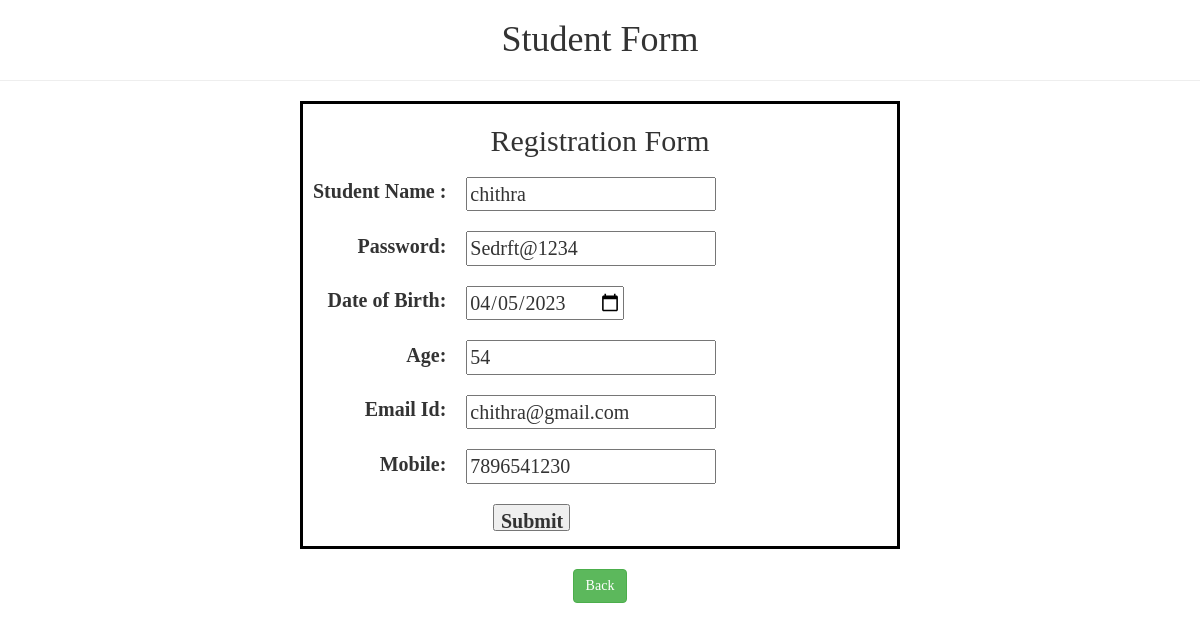
/edit.php?id=5, run on the app's committed database.
### tables this page shows
CREATE TABLE `student_info` (
  `id` int(11) NOT NULL,
  `stud_name` varchar(200) NOT NULL,
  `password` varchar(200) NOT NULL,
  `dob` varchar(200) NOT NULL,
  `age` varchar(200) NOT NULL,
  `email` varchar(200) NOT NULL,
  `mobile` varchar(200) NOT NULL
);

### edit.php (the view, shortened to what this page needs)
<?php
include ('db.php');
$id=$_GET['id'];
?>
<!DOCTYPE html>
<html lang="en">
<head>
    <link rel="stylesheet" href="https://maxcdn.bootstrapcdn.com/bootstrap/3.4.1/css/bootstrap.min.css">
</head>
<body>
<center><h1>Student Form</h1></center>
    <hr>
<?php
      $select = mysqli_query($conn, "SELECT * FROM `student_info` WHERE id='$id' ") or die('query failed');
      if(mysqli_num_rows($select) > 0){
         $fetch = mysqli_fetch_assoc($select);
      }
   ?>
    <form method="post" action="" name="reg_form"  onsubmit="return validate()">
        <h2>Registration Form</h2>
        <table>
            <tr>
                <td><label>Student Name : </label></td>
                <td>
                    <input type="text" name="fname" value="<?php echo $fetch['stud_name']; ?>" placeholder="Enter your Name">
                </td>
            </tr>
            <tr>
                <td><label>Password: </label></td>
                <td>
                    <input type="text" size="32" name="pass" value="<?php echo $fetch['password']; ?>" id="pass"  placeholder="Ender your  digit password"pattern="^(?=.*[a-z])(?=.*[A-Z])(?=.*[0-9])(?=.*[!@#$%^&*_=+-]).{8,16}$">
                </td>
            </tr>
             <tr>
                <td><label>Date of Birth: </label></td>
                <td>
                   <input type="date" id="dob" value="<?php echo $fetch['dob']; ?>" name="dob">
                </td>
            </tr>
            <tr>
                <td><label>Age: </label></td>
                <td>
                <input type="text" name="age" value="<?php echo $fetch['age']; ?>" id="age"  placeholder="Enter your Age">
                </td>
            </tr>
            <tr>
                <td><label>Email Id: </label></td>
                <td>
                    <input type="text" name="email" value="<?php echo $fetch['email']; ?>" id="email" placeholder="example@gmail.com">
                </td>
            </tr>
            <tr>
                <td><label>Mobile: </label></td>
                <td>
                    <input type="text" value="<?php echo $fetch['mobile']; ?>" name="mobile" id="mobile">
                </td>
            </tr>
            <tr>
                <td>
                    <input type="submit" name="save" value="Submit">
                </td>
            </tr>
        </table>
    </form>
    <center> <a href="admin.php"><button class="btn btn-success">Back</button></a></center>
</body>
</html>

### edit.php (style rules this page uses)
body { font-family: Calibri; }
input[type="text"] { width: 250px; }
input[type="submit"], input[type="reset"] { width: 77px; height: 27px; position: relative;left: 180px; }
form { text-align: center; font-family: Calibri; font-size: 20px; border: 3px solid black; width: 600px; margin: 20px auto; }
td { padding: 10px; }
td:first-child { text-align: right; font-weight: bold; }
td:last-child { text-align: left; }

### data on the page
student_info: fname "chithra", pass "Sedrft@1234", dob "04/05/2023", age "54", email "chithra@gmail.com", mobile "7896541230"
